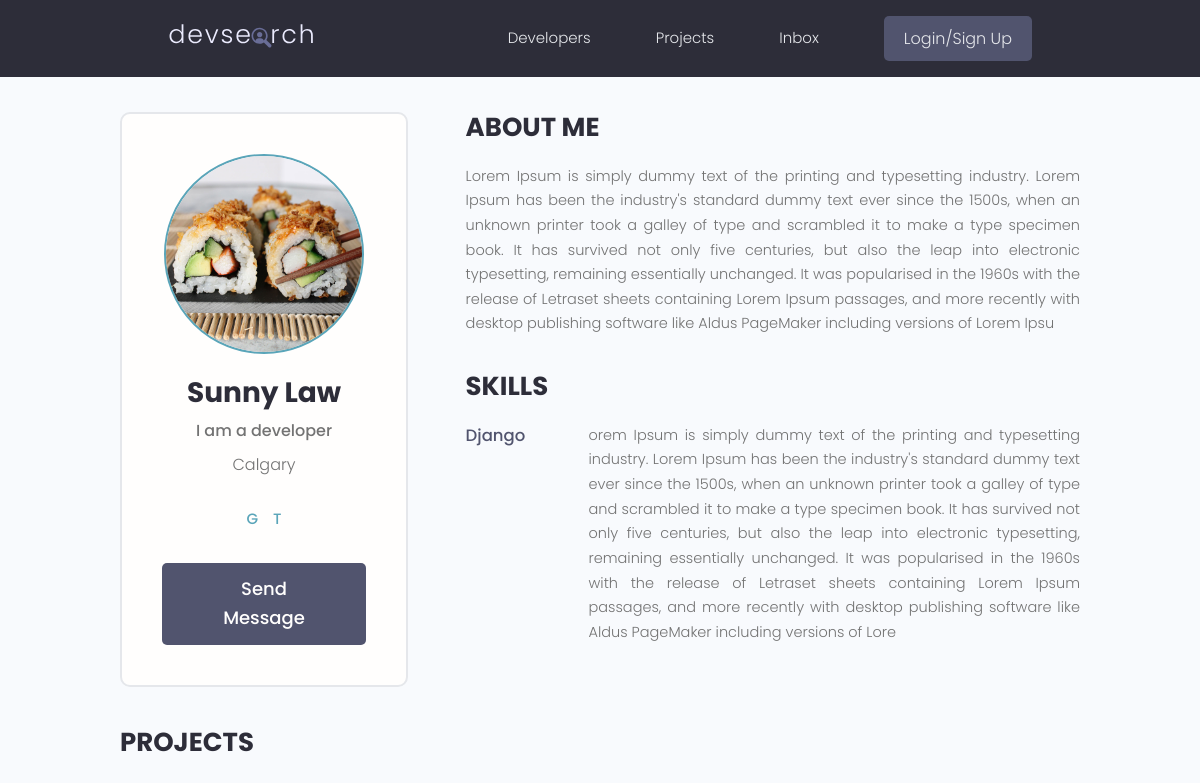
/profile/bae02edb-601e-4a99-9ada-62678e85b1ca (upper part), run on an earlier commit of the app's database.
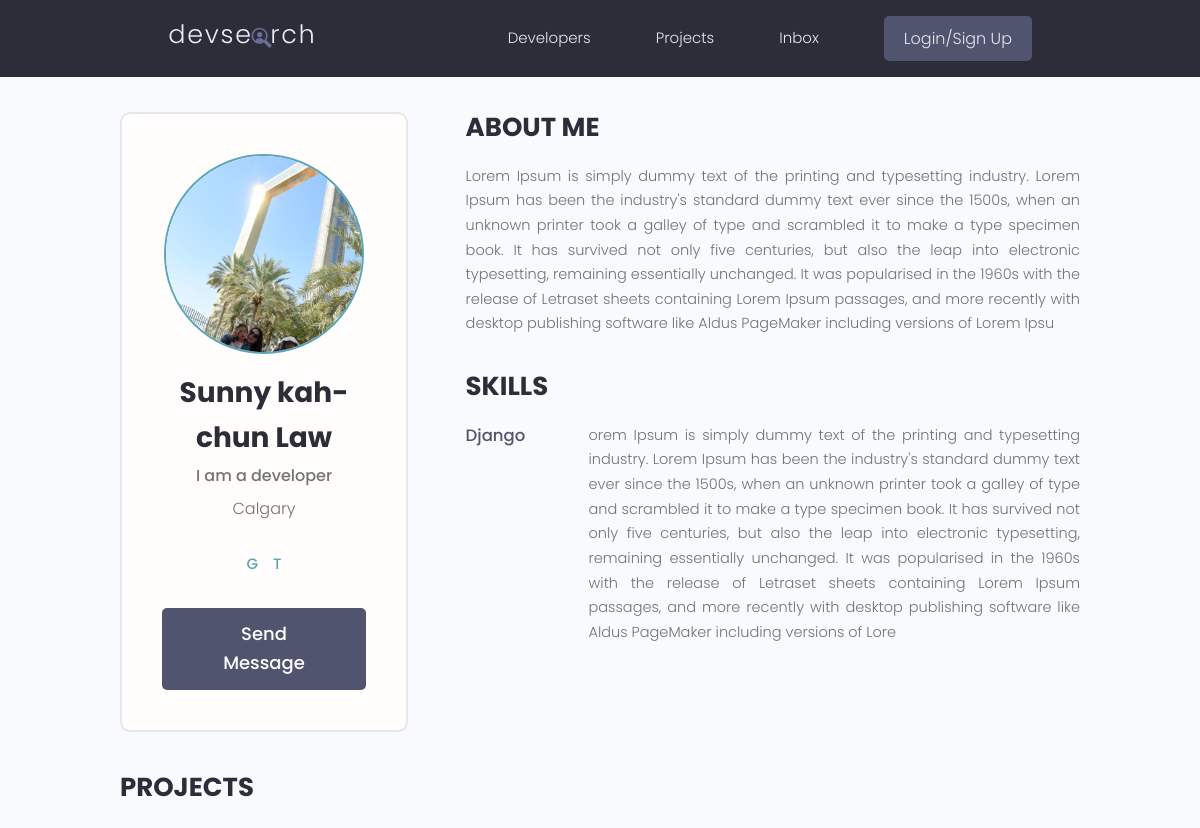
And on a later commit of the database.
### users/models.py (models this page shows)
class Profile(models.Model):
    user = models.OneToOneField(
        User, on_delete=models.CASCADE, null=True, blank=True)
    name = models.CharField(max_length=200, blank=True, null=True)
    email = models.EmailField(max_length=500, blank=True, null=True)
    username = models.CharField(max_length=200, blank=True, null=True)
    location = models.CharField(max_length=200, blank=True, null=True)
    short_intro = models.CharField(max_length=200, blank=True, null=True)
    bio = models.TextField(blank=True, null=True)
    profile_image = models.ImageField(
        null=True, blank=True, upload_to='profiles/', default="profiles/user-default.png")
    social_github = models.CharField(max_length=200, blank=True, null=True)
    social_twitter = models.CharField(max_length=200, blank=True, null=True)
    social_linkedin = models.CharField(max_length=200, blank=True, null=True)
    social_youtube = models.CharField(max_length=200, blank=True, null=True)
    social_website = models.CharField(max_length=200, blank=True, null=True)
    created = models.DateTimeField(auto_now_add=True)
    id = models.UUIDField(default=uuid.uuid4, unique=True,
                          primary_key=True, editable=False)
    def __str__(self):
        return str(self.username)

### users/views.py (the view)
# urls.py: path('profile/<str:pk>', views.userprofile, name="user-profile"),
def userprofile(request, pk):
    profile = Profile.objects.get(id=pk)
    topSkills = profile.skill_set.exclude(description__exact="")
    otherSkills = profile.skill_set.filter(description="")
    context = {'profile': profile, 'topSkills': topSkills,
               'otherSkills': otherSkills}
    return render(request, 'users/user-profile.html', context)

### projects/models.py (called while the page is built)
    def __str__(self):
        return self.name

### users/templates/users/user-profile.html (shortened to what this page needs)
{% extends 'main.html' %}
{% block content %}
<main class="profile my-md">
    <div class="container">
      <div class="layout">
        <div class="column column--1of3">
          <div class="card text-center">
            <div class="card__body dev">
              <img class="avatar avatar--xl" src="{{profile.profile_image.url}}" />
              <h2 class="dev__name">{{profile.name}}</h2>
              <p class="dev__title">{{profile.short_intro}}</p>
              <p class="dev__location">{{profile.location}}</p>
              <ul class="dev__social">
                {% if profile.social_github %}
                <li>
                  <a title="Github" href="{{profile.social_github}}" target="_blank">G</a>
                </li>
                {% endif %}
                {% if profile.social_twitter %}
                <li>
                  <a title="Twitter" href="{{profile.social_twitter}}" target="_blank">T</a>
                </li>
                {% endif %}
              </ul>
              <a href="#" class="btn btn--sub btn--lg">Send Message </a>
            </div>
          </div>
        </div>
        <div class="column column--2of3">
          <div class="devInfo">
            <h3 class="devInfo__title">About Me</h3>
            <p class="devInfo__about">
             {{profile.bio}}
            </p>
          </div>
          <div class="devInfo">
            <h3 class="devInfo__title">Skills</h3>
            <div class="devInfo__skills">
              {% for skill in topSkills %}
              <div class="devSkill">
                <h4 class="devSkill__title">{{skill.name}}</h4>
                <p class="devSkill__info">
                 {{skill.description}}
                </p>
              </div>
              {% endfor %}
              </div>
            </div>
          </div>
          <div class="devInfo">
            <h3 class="devInfo__title">Projects</h3>
            <div class="grid grid--two">
              {% for project in profile.projects_set.all %}
              <div class="column">
              </div>
              {% endfor %}
            </div>
          </div>
        </div>
      </div>
  </main>
{% endblock content %}

What changed in the data, as far as the page shows it:
changed Profile "I am a developer": profile_image: a different picture; name "Sunny Law" → "Sunny kah-chun Law"
